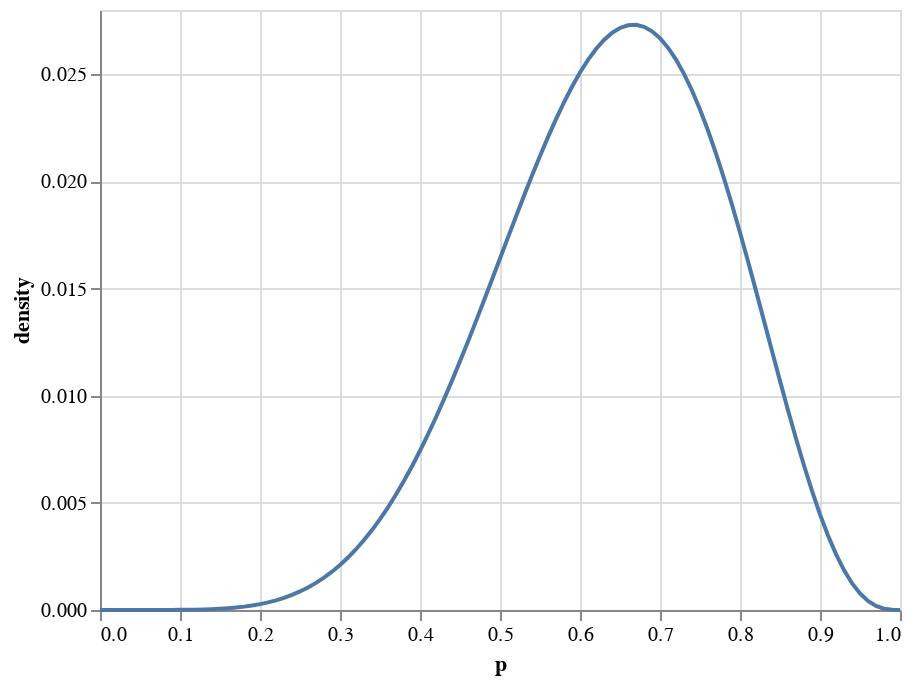

Here is the notebook cell this chart was saved with:
### Code cell
aux = pd.DataFrame(posterior).reset_index().rename({0:'prob'}, axis=1)
aux['p'] = aux['index']/100

alt.Chart(aux)\
   .mark_line()\
   .encode(
        x=alt.X('p', title='p'),
        y=alt.Y('prob', title='density')
          )

### Figure 1 — Vega-Lite specification as saved in the notebook (floating-point values rounded to 4 significant figures)
{"config": {"view": {"continuousWidth": 400, "continuousHeight": 300}}, "data": {"name": "data-5e25999c7107594cabdd2b040081fcfb"}, "mark": "line", "encoding": {"x": {"type": "quantitative", "field": "p", "title": "p"}, "y": {"type": "quantitative", "field": "prob", "title": "density"}}, "$schema": "https://vega.github.io/schema/vega-lite/v4.8.1.json", "datasets": {"data-5e25999c7107594cabdd2b040081fcfb": [{"index": 0, "prob": 0.0, "p": 0.0}, {"index": 1, "prob": 8.151e-12, "p": 0.01}, {"index": 2, "prob": 5.06e-10, "p": 0.02}, {"index": 3, "prob": 5.589e-09, "p": 0.03}, {"index": 4, "prob": 3.044e-08, "p": 0.04}, {"index": 5, "prob": 1.125e-07, "p": 0.05}, {"index": 6, "prob": 3.255e-07, "p": 0.06}, {"index": 7, "prob": 7.949e-07, "p": 0.07}, {"index": 8, "prob": 1.715e-06, "p": 0.08}, {"index": 9, "prob": 3.364e-06, "p": 0.09}, {"index": 10, "prob": 6.124e-06, "p": 0.1}, {"index": 11, "prob": 1.049e-05, "p": 0.11}, {"index": 12, "prob": 1.709e-05, "p": 0.12}, {"index": 13, "prob": 2.67e-05, "p": 0.13}, {"index": 14, "prob": 4.023e-05, "p": 0.14}, {"index": 15, "prob": 5.876e-05, "p": 0.15}, {"index": 16, "prob": 8.353e-05, "p": 0.16}, {"index": 17, "prob": 0.0001159, "p": 0.17}, {"index": 18, "prob": 0.0001575, "p": 0.18}, {"index": 19, "prob": 0.00021, "p": 0.19}, {"index": 20, "prob": 0.0002753, "p": 0.2}, {"index": 21, "prob": 0.0003552, "p": 0.21}, {"index": 22, "prob": 0.000452, "p": 0.22}, {"index": 23, "prob": 0.0005677, "p": 0.23}, {"index": 24, "prob": 0.0007047, "p": 0.24}, {"index": 25, "prob": 0.0008652, "p": 0.25}, {"index": 26, "prob": 0.001052, "p": 0.26}, {"index": 27, "prob": 0.001266, "p": 0.27}, {"index": 28, "prob": 0.001511, "p": 0.28}, {"index": 29, "prob": 0.001788, "p": 0.29}, {"index": 30, "prob": 0.0021, "p": 0.3}, {"index": 31, "prob": 0.002449, "p": 0.31}, {"index": 32, "prob": 0.002836, "p": 0.32}, {"index": 33, "prob": 0.003263, "p": 0.33}, {"index": 34, "prob": 0.003731, "p": 0.34}, {"index": 35, "prob": 0.004241, "p": 0.35}, {"index": 36, "prob": 0.004793, "p": 0.36}, {"index": 37, "prob": 0.005389, "p": 0.37}, {"index": 38, "prob": 0.006028, "p": 0.38}, {"index": 39, "prob": 0.006709, "p": 0.39}, {"index": 40, "prob": 0.007432, "p": 0.4}, {"index": 41, "prob": 0.008195, "p": 0.41}, {"index": 42, "prob": 0.008996, "p": 0.42}, {"index": 43, "prob": 0.009834, "p": 0.43}, {"index": 44, "prob": 0.0107, "p": 0.44}, {"index": 45, "prob": 0.0116, "p": 0.45}, {"index": 46, "prob": 0.01253, "p": 0.46}, {"index": 47, "prob": 0.01348, "p": 0.47}, {"index": 48, "prob": 0.01445, "p": 0.48}, {"index": 49, "prob": 0.01542, "p": 0.49}, {"index": 50, "prob": 0.01641, "p": 0.5}, {"index": 51, "prob": 0.01739, "p": 0.51}, {"index": 52, "prob": 0.01837, "p": 0.52}, {"index": 53, "prob": 0.01933, "p": 0.53}, {"index": 54, "prob": 0.02027, "p": 0.54}, {"index": 55, "prob": 0.02119, "p": 0.55}, {"index": 56, "prob": 0.02207, "p": 0.56}, {"index": 57, "prob": 0.02291, "p": 0.57}, {"index": 58, "prob": 0.02369, "p": 0.58}, {"index": 59, "prob": 0.02442, "p": 0.59}, {"index": 60, "prob": 0.02508, "p": 0.6}, {"index": 61, "prob": 0.02567, "p": 0.61}, {"index": 62, "prob": 0.02618, "p": 0.62}, {"index": 63, "prob": 0.0266, "p": 0.63}, {"index": 64, "prob": 0.02693, "p": 0.64}, {"index": 65, "prob": 0.02716, "p": 0.65}, {"index": 66, "prob": 0.02729, "p": 0.66}, {"index": 67, "prob": 0.02731, "p": 0.67}, {"index": 68, "prob": 0.02721, "p": 0.68}, {"index": 69, "prob": 0.02701, "p": 0.69}, {"index": 70, "prob": 0.02668, "p": 0.7}, {"index": 71, "prob": 0.02624, "p": 0.71}, {"index": 72, "prob": 0.02569, "p": 0.72}, {"index": 73, "prob": 0.02502, "p": 0.73}, {"index": 74, "prob": 0.02424, "p": 0.74}, {"index": 75, "prob": 0.02336, "p": 0.75}, {"index": 76, "prob": 0.02238, "p": 0.76}, {"index": 77, "prob": 0.0213, "p": 0.77}, {"index": 78, "prob": 0.02014, "p": 0.78}, {"index": 79, "prob": 0.01891, "p": 0.79}, {"index": 80, "prob": 0.01762, "p": 0.8}, {"index": 81, "prob": 0.01627, "p": 0.81}, {"index": 82, "prob": 0.01489, "p": 0.82}, {"index": 83, "prob": 0.01349, "p": 0.83}, {"index": 84, "prob": 0.01209, "p": 0.84}, {"index": 85, "prob": 0.01069, "p": 0.85}, {"index": 86, "prob": 0.009325, "p": 0.86}, {"index": 87, "prob": 0.008002, "p": 0.87}, {"index": 88, "prob": 0.006741, "p": 0.88}, {"index": 89, "prob": 0.005556, "p": 0.89}, {"index": 90, "prob": 0.004464, "p": 0.9}, {"index": 91, "prob": 0.003477, "p": 0.91}, {"index": 92, "prob": 0.002608, "p": 0.92}, {"index": 93, "prob": 0.001864, "p": 0.93}, {"index": 94, "prob": 0.001252, "p": 0.94}, {"index": 95, "prob": 0.0007718, "p": 0.95}, {"index": 96, "prob": 0.0004208, "p": 0.96}, {"index": 97, "prob": 0.0001889, "p": 0.97}, {"index": 98, "prob": 5.953e-05, "p": 0.98}, {"index": 99, "prob": 7.908e-06, "p": 0.99}, {"index": 100, "prob": 0.0, "p": 1.0}]}}
